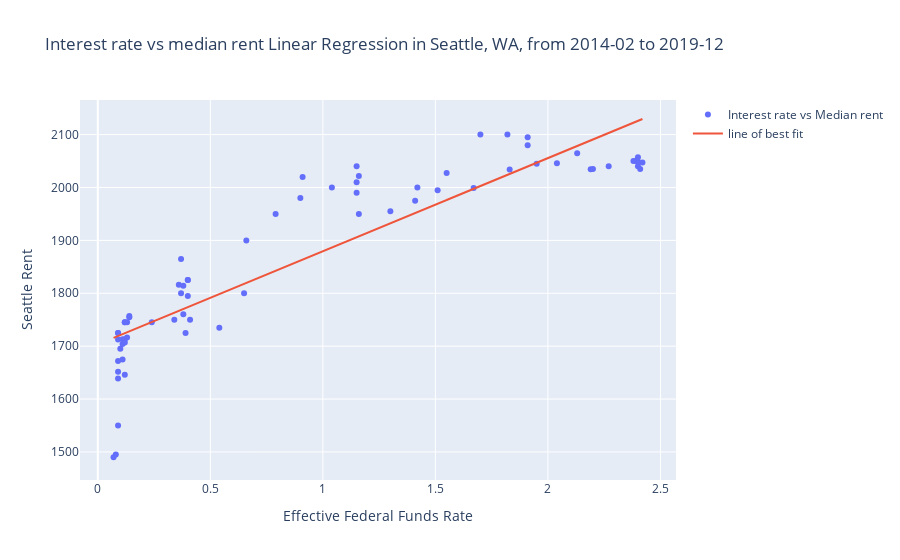

Notebook code for this chart:
### Code cell
df = pd.DataFrame({'X': rate_fund, 'Y':seattle_rent})
reg = LinearRegression().fit(np.vstack(df['X']), seattle_rent)
df['bestfit'] = reg.predict(np.vstack(df['X']))
fig=go.Figure()
fig.add_trace(go.Scatter(name='Interest rate vs Median rent', x=df['X'], y=df['Y'].values, mode='markers'))
fig.add_trace(go.Scatter(name='line of best fit', x=rate_fund, y=df['bestfit'], mode='lines'))

fig.update_layout(title_text = 'Interest rate vs median rent Linear Regression in Seattle, WA, from 2014-02 to 2019-12', xaxis_title = 'Effective Federal Funds Rate', yaxis_title = 'Seattle Rent')

fig.show()
seattle_ml = fig
py.plot(seattle_ml, filename="Interest rate vs median rent Linear Regression in Seattle, WA, from 2014-02 to 2019-12", auto_open=False)
